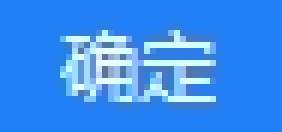
#> input picture templates/wxwork_auto/1920x1080/confirm.png, 47 x 22 px (shown 6 times larger)
$ python -i template_manager.py   (imports and definitions only)
#> lines starting #> are read from the running program, lines starting #| are printed output that depends on the picture
### core/template.py
"""
模板管理模块
管理不同分辨率的模板文件和模板配置
"""

import json
import os
from pathlib import Path
from typing import Dict, List, Optional, Tuple, Any
from dataclasses import dataclass, asdict

import pyautogui

from .logger import LoggerMixin


@dataclass
class TemplateConfig:
    """模板配置类"""
    name: str
    description: str
    confidence_threshold: float
    match_method: str
    region: Optional[Tuple[int, int, int, int]] = None
    wait_timeout: float = 10.0
    retry_count: int = 3
    retry_interval: float = 0.5

    def to_dict(self) -> Dict[str, Any]:
        """转换为字典"""
        return asdict(self)

    # [4 lines left out: function from_dict, not called in this run]


@dataclass
class TemplateItem:
    """模板项类"""
    path: Path
    resolution: str
    config: TemplateConfig

    def __repr__(self) -> str:
        return f"TemplateItem(path={self.path}, resolution={self.resolution})"


class TemplateManager(LoggerMixin):
    """模板管理器"""

    def __init__(self, templates_dir: str = "templates"):
        """
        初始化模板管理器

        Args:
            templates_dir: 模板目录路径
        """
        self.templates_dir = Path(templates_dir)
        self.templates: Dict[str, Dict[str, TemplateItem]] = {}
        self.supported_formats = ['.png', '.jpg', '.jpeg', '.bmp', '.tiff']

        # 确保模板目录存在
        self.templates_dir.mkdir(exist_ok=True)

        # 加载所有模板
        self._load_templates()

        self.logger.info(f"模板管理器初始化完成，模板目录: {self.templates_dir}")

    def _load_templates(self) -> None:
        """加载所有模板"""
        if not self.templates_dir.exists():
            self.logger.warning(f"模板目录不存在: {self.templates_dir}")
            return

        # 遍历工作流目录
        for workflow_dir in self.templates_dir.iterdir():
            if workflow_dir.is_dir():
                self._load_workflow_templates(workflow_dir)

    # [339 lines left out: functions _load_workflow_templates, _load_resolution_templates, _is_resolution_dir, _get_default_template_config, get_current_resolution, get_template and 7 more, not called in this run]

### core/logger.py
"""
日志模块
提供统一的日志记录功能
"""

import logging
import logging.handlers
import os
import sys
from datetime import datetime
from pathlib import Path
from typing import Optional, Dict, Any
import inspect


class CustomFormatter(logging.Formatter):
    """自定义日志格式化器"""

    def format(self, record):
        # 使用 logging record 中已有的信息
        full_path = record.pathname

        # 尝试获取相对于项目根目录的路径
        try:
            # 获取当前工作目录
            cwd = os.getcwd()
            if full_path.startswith(cwd):
                caller_file = os.path.relpath(full_path, cwd)
            else:
                caller_file = full_path
        except:
            caller_file = full_path

        # 设置自定义字段
        record.caller_file = caller_file
        record.caller_line = record.lineno
        record.module_name = record.name

        return super().format(record)


def setup_logger(
    name: str = "xiaoxin_rpa",
    level: str = "INFO",
    log_dir: str = "logs",
    debug: bool = False,
    config: Optional[Dict[str, Any]] = None
) -> logging.Logger:
    """
    设置日志记录器

    Args:
        name: 日志器名称
        level: 日志级别
        log_dir: 日志目录
        debug: 是否调试模式
        config: 日志配置字典，包含滚动日志配置

    Returns:
        配置好的日志记录器
    """
    # 创建日志目录
    log_path = Path(log_dir)
    log_path.mkdir(exist_ok=True)

    # 创建logger
    logger = logging.getLogger(name)
    logger.setLevel(getattr(logging, level.upper()))

    # 清除已有的处理器
    logger.handlers.clear()

    # 日志格式
    log_format = "%(asctime)s [%(levelname)s] [%(module_name)s] %(caller_file)s:%(caller_line)d - %(message)s"
    formatter = CustomFormatter(log_format)

    # 控制台处理器
    console_handler = logging.StreamHandler(sys.stdout)
    console_handler.setLevel(getattr(logging, level.upper()))
    console_handler.setFormatter(formatter)
    logger.addHandler(console_handler)

    # 文件处理器
    if not debug:
        # 检查是否启用日志滚动
        rotation_enabled = False
        max_bytes = 10485760  # 默认10MB
        backup_count = 5  # 默认保留5个文件

        if config and 'rotation' in config:
            rotation_config = config['rotation']
            rotation_enabled = rotation_config.get('enabled', False)
            max_bytes = rotation_config.get('max_bytes', 10485760)
            backup_count = rotation_config.get('backup_count', 5)

        if rotation_enabled:
            # 使用滚动文件处理器
            log_file = log_path / f"{name}.log"
            file_handler = logging.handlers.RotatingFileHandler(
                log_file,
                maxBytes=max_bytes,
                backupCount=backup_count,
                encoding='utf-8'
            )
        else:
            # 使用传统的按日期创建日志文件
            today = datetime.now().strftime("%Y-%m-%d")
            log_file = log_path / f"{name}_{today}.log"
            file_handler = logging.FileHandler(log_file, encoding='utf-8')

        file_handler.setLevel(logging.DEBUG)
        file_handler.setFormatter(formatter)
        logger.addHandler(file_handler)

    # 错误日志文件
    error_log_file = log_path / f"{name}_error.log"

    # 错误日志也支持滚动
    rotation_enabled = False
    max_bytes = 10485760
    backup_count = 5

    if config and 'rotation' in config:
        rotation_config = config['rotation']
        rotation_enabled = rotation_config.get('enabled', False)
        max_bytes = rotation_config.get('max_bytes', 10485760)
        backup_count = rotation_config.get('backup_count', 5)

    if rotation_enabled:
        error_handler = logging.handlers.RotatingFileHandler(
            error_log_file,
            maxBytes=max_bytes,
            backupCount=backup_count,
            encoding='utf-8'
        )
    else:
        error_handler = logging.FileHandler(error_log_file, encoding='utf-8')

    error_handler.setLevel(logging.ERROR)
    error_handler.setFormatter(formatter)
    logger.addHandler(error_handler)

    return logger


def get_logger(name: str = "xiaoxin_rpa") -> logging.Logger:
    """
    获取日志记录器

    Args:
        name: 日志器名称

    Returns:
        日志记录器
    """
    return logging.getLogger(name)


class LoggerMixin:
    """日志混入类，为类提供日志功能"""

    @property
    def logger(self) -> logging.Logger:
        """获取日志记录器"""
        return get_logger()

### core/vision.py
"""
图像识别模块
基于OpenCV实现图片匹配定位功能
"""

import cv2
import numpy as np
from pathlib import Path
from typing import List, Optional, Tuple, Union
import pyautogui

from .logger import LoggerMixin


class MatchResult:
    """匹配结果类"""

    # [31 lines left out: functions __init__, center, top_left, bottom_right, not called in this run]

    def __repr__(self) -> str:
        return f"MatchResult(center={self.center}, confidence={self.confidence:.3f})"


class VisionEngine(LoggerMixin):
    """图像识别引擎"""

    def __init__(self, confidence_threshold: float = 0.8):
        """
        初始化图像识别引擎

        Args:
            confidence_threshold: 置信度阈值
        """
        self.confidence_threshold = confidence_threshold

        # 支持的匹配方法
        self.match_methods = {
            'TM_CCOEFF': cv2.TM_CCOEFF,
            'TM_CCOEFF_NORMED': cv2.TM_CCOEFF_NORMED,
            'TM_CCORR': cv2.TM_CCORR,
            'TM_CCORR_NORMED': cv2.TM_CCORR_NORMED,
            'TM_SQDIFF': cv2.TM_SQDIFF,
            'TM_SQDIFF_NORMED': cv2.TM_SQDIFF_NORMED
        }

        self.default_method = cv2.TM_CCOEFF_NORMED

        self.logger.info(f"图像识别引擎初始化完成，置信度阈值: {confidence_threshold}")

    # [357 lines left out: functions take_screenshot, load_template, match_template, find_all_matches, find_on_screen, find_all_on_screen and 3 more, not called in this run]

### tools/template_manager.py
#!/usr/bin/env python3
"""
模板管理工具
用于管理RPA项目的模板文件
"""

import argparse
import sys
import shutil
from pathlib import Path
import json
import cv2
import numpy as np
from typing import List, Dict, Any, Optional

# 添加项目根目录到Python路径
sys.path.insert(0, str(Path(__file__).parent.parent))

from core.template import TemplateManager, TemplateConfig
from core.vision import VisionEngine
from core.logger import setup_logger


class TemplateManagerTool:
    """模板管理工具类"""

    def __init__(self, templates_dir: str = "templates"):
        self.templates_dir = Path(templates_dir)
        self.template_manager = TemplateManager(str(self.templates_dir))
        self.vision_engine = VisionEngine()
        self.logger = setup_logger("template_manager", debug=True)

        # 支持的分辨率
        self.common_resolutions = [
            "1920x1080",
            "1366x768",
            "1440x900",
            "1280x1024",
            "1600x900",
            "1024x768"
        ]

    # [197 lines left out: functions create_workflow, _create_readme, _create_config_file, list_workflows, list_templates, validate_template, not called in this run]

    def optimize_template(self, template_path: str, output_path: Optional[str] = None) -> bool:
        """
        优化模板文件

        Args:
            template_path: 输入模板路径
            output_path: 输出路径，None表示覆盖原文件

        Returns:
            优化是否成功
        """
        try:
            template_file = Path(template_path)
            if not template_file.exists():
                self.logger.error(f"模板文件不存在: {template_path}")
                return False

            # 读取图像
            image = cv2.imread(str(template_file))
#> image is the input picture: shape (22, 47, 3); mean B, G, R 242.1, 142.9, 60.1
            if image is None:
                self.logger.error(f"无法读取图像: {template_path}")
                return False

            # 优化操作
            optimized_image = image.copy()

            # 1. 调整尺寸（如果过大）
            height, width = optimized_image.shape[:2]
#> height = 22; width = 47
            if width > 300 or height > 300:
                scale = min(300 / width, 300 / height)
                new_width = int(width * scale)
                new_height = int(height * scale)
                optimized_image = cv2.resize(optimized_image, (new_width, new_height), interpolation=cv2.INTER_AREA)
                self.logger.info(f"图像尺寸调整: {width}x{height} -> {new_width}x{new_height}")

            # 2. 降噪
            optimized_image = cv2.bilateralFilter(optimized_image, 9, 75, 75)
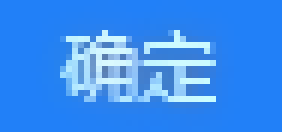
#> optimized_image: shape (22, 47, 3) (shown 6 times larger); mean B, G, R 242.7, 142.8, 59.4

            # 3. 锐化
            kernel = np.array([[-1,-1,-1], [-1,9,-1], [-1,-1,-1]])
            optimized_image = cv2.filter2D(optimized_image, -1, kernel)
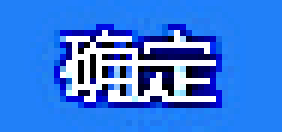
#> optimized_image: shape (22, 47, 3) (shown 6 times larger); mean B, G, R 225.6, 123.2, 56.7

            # 保存优化后的图像
            if output_path is None:
                output_path = template_path

            success = cv2.imwrite(str(output_path), optimized_image)
            if success:
                self.logger.info(f"模板优化完成: {output_path}")
                return True
            else:
                self.logger.error(f"保存优化图像失败: {output_path}")
                return False

        except Exception as e:
            self.logger.error(f"优化模板失败: {e}")
            return False

    # [318 lines left out: functions copy_template, test_template, generate_report, print_report, main, not called in this run]


# [2 lines not run here, left out]

>>> result = TemplateManagerTool().optimize_template('../templates/wxwork_auto/1920x1080/confirm.png')
